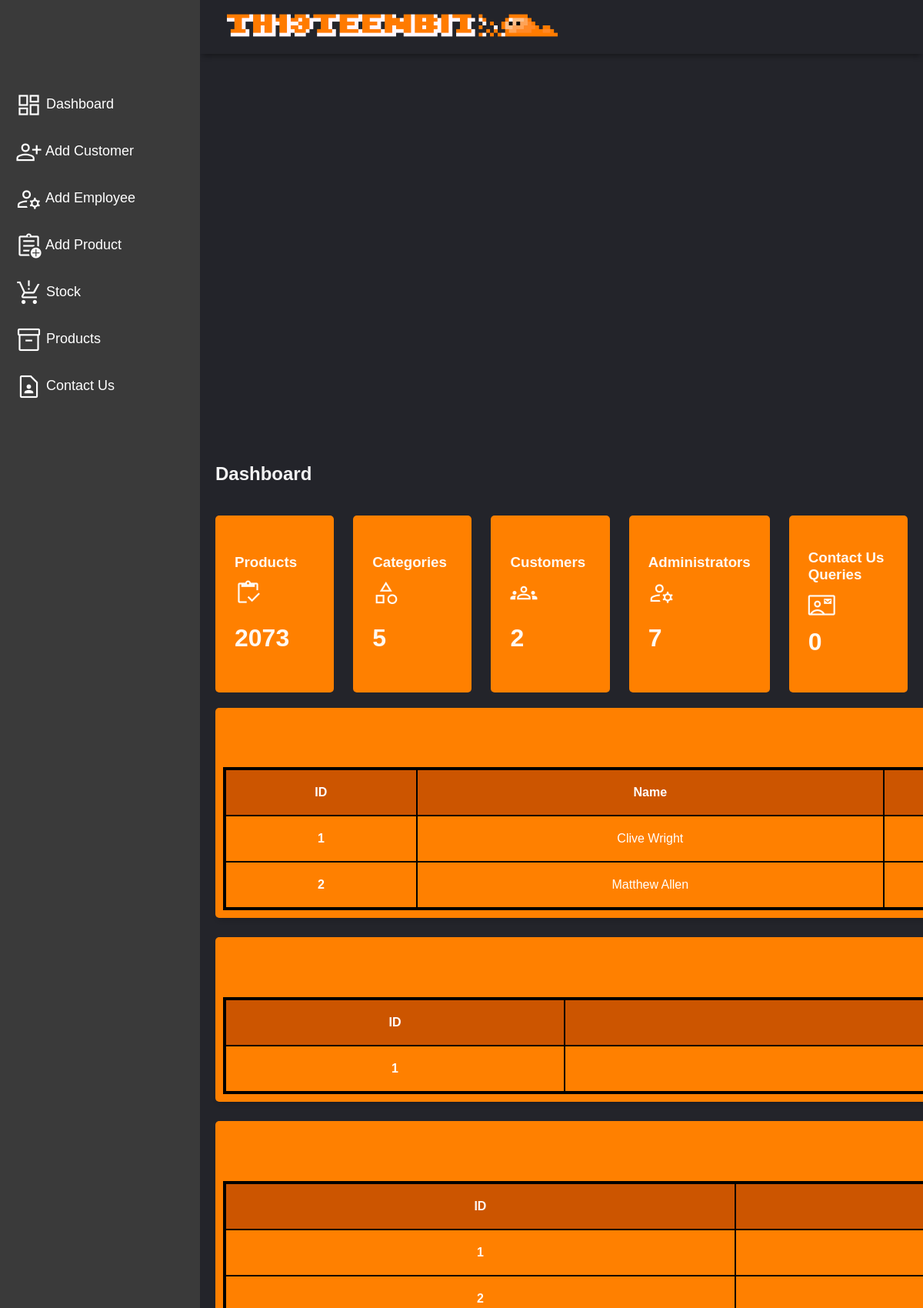
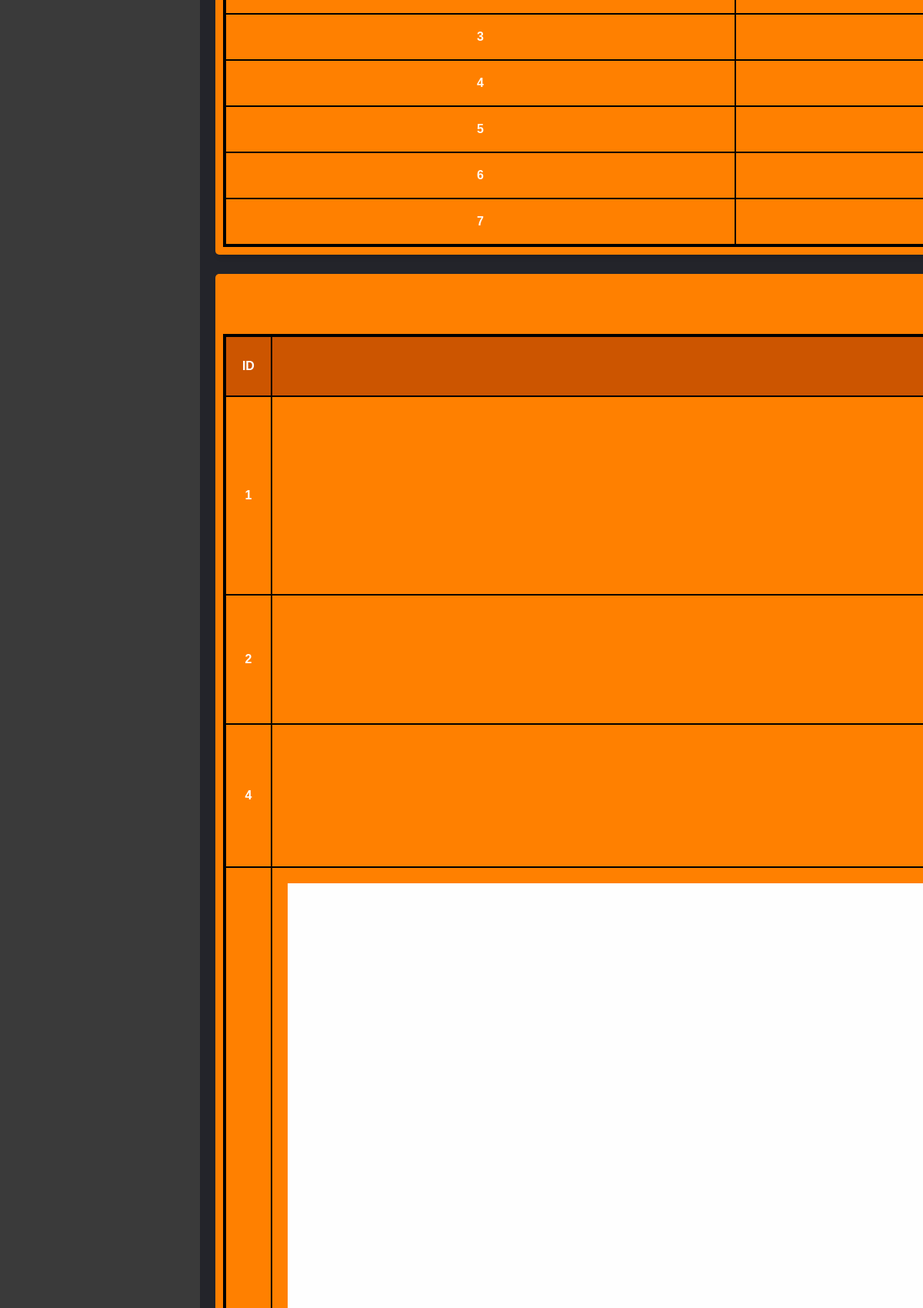
Page /Public/front-End/PHP/employeePage.php (upper part) on the committed database (2 pictures, top to bottom).
### tables this page shows
CREATE TABLE `customer_details` (
  `id` int(11) NOT NULL,
  `name` varchar(30) NOT NULL,
  `email` varchar(50) NOT NULL,
  `password` varchar(20) NOT NULL,
  `birth` date NOT NULL,
  `housenumber` int(2) NOT NULL,
  `streetname` varchar(100) NOT NULL,
  `townname` varchar(100) NOT NULL,
  `postcode` varchar(9) NOT NULL
);

CREATE TABLE `customer_orders` (
  `id` int(11) NOT NULL,
  `order_number` int(5) NOT NULL,
  `name` varchar(30) DEFAULT NULL,
  `product` varchar(30) DEFAULT NULL,
  `quantity` int(2) DEFAULT NULL
);

CREATE TABLE `products` (
  `id` int(11) NOT NULL,
  `name` varchar(50) DEFAULT NULL,
  `description` varchar(3000) NOT NULL,
  `price` decimal(10,0) NOT NULL,
  `quantity` int(5) DEFAULT NULL,
  `image_file` varchar(3000) NOT NULL,
  `total` varchar(1000) DEFAULT NULL,
  `key_value` int(10) NOT NULL
);

### Public/front-End/PHP/employeePage.php (the view, shortened to what this page needs)
<?php
include("databaseConnect.php");
?>
<!DOCTYPE html>
<html lang="en">
    <head>
        <link rel="stylesheet" href="https://cdnjs.cloudflare.com/ajax/libs/font-awesome/4.7.0/css/font-awesome.min.css">
        <link href="https://fonts.bunny.net/css2?family=Nunito:wght@400;600;700&display=swap" rel="stylesheet">
        <link rel="stylesheet" href="../CSS/employee.css">
    </head>
    <body>
        <div class="grid-container">
            <?php include_once "adminHeader.php"?>
            <?php include_once "adminSidebar.php"?>
            <main class="main-container">
                <div class="main-title">
                    <h2>Dashboard</h2>
                </div>
                <div class="main-cards">
                    <div class="card">
                        <div class="card-inner">
                            <h3>Products</h3>
                            <span class="material-symbols-outlined">
                            </span>
                        </div>
                        <h1 class="card-inner-text ">
                            <?php
                                $sql = "SELECT SUM(quantity) AS total_quantity FROM products";
                                $result = mysqli_query($con,$sql);
                                if($result) {
                                    while ($row = mysqli_fetch_assoc($result)) {
                                        $quantity = $row['total_quantity'];
                                        echo $quantity;
                                    }
                                }
                            ?>
                        </h1>
                    </div>
                    <div class="card">
                        <div class="card-inner">
                            <h3>Categories</h3>
                            <span class="material-symbols-outlined">
                            </span>
                        </div>
                        <h1 class="card-inner-text">
                            <?php
                            $sql = "SELECT COUNT(id) AS max_id FROM categories";
                            $result = mysqli_query($con,$sql);
                            if($result) {
                                while ($row = mysqli_fetch_assoc($result)) {
                                    $maxid = $row['max_id'];
                                    echo $maxid;
                                }
                            }
                            ?>
                        </h1>
                    </div>
                    <div class="card">
                        <div class="card-inner">
                            <h3>Customers</h3>
                            <span class="material-symbols-outlined">
                            </span>
                        </div>
                        <h1 class="card-inner-text">
                        <?php
                            $sql = "SELECT COUNT(id) AS max_id FROM customer_details";
                            $result = mysqli_query($con,$sql);
                            if($result) {
                                while ($row = mysqli_fetch_assoc($result)) {
                                    $maxid = $row['max_id'];
                                    echo $maxid;
                                }
                            }
                            ?>
                        </h1>
                    </div>
                    <div class="card">
                        <div class="card-inner">
                            <h3>Administrators</h3>
                            <span class="material-symbols-outlined">
                            </span>
                        </div>
                        <h1 class="card-inner-text">
                        <?php
                            $sql = "SELECT COUNT(id) AS max_id FROM admin";
                            $result = mysqli_query($con,$sql);
                            if($result) {
                                while ($row = mysqli_fetch_assoc($result)) {
                                    $maxid = $row['max_id'];
                                    echo $maxid;
                                }
                            }
                            ?>
                        </h1>
                    </div>
                    <div class="card">
                        <div class="card-inner">
                            <h3>Contact Us Queries</h3>
                            <span class="material-symbols-outlined">
                            </span>
                            <h1 class="card-inner-text">
                                <?php
                                    $sql = "SELECT COUNT(id) AS max_id FROM message";
                                    $result = mysqli_query($con,$sql);
                                    if($result) {
                                        while ($row = mysqli_fetch_assoc($result)) {
                                            $maxid = $row['max_id'];
                                            echo $maxid;
                                        }
                                    }
                                ?>
                            </h1>
                        </div>
                    </div>
                </div>
                <div class="main-tables">
                    <div class="customers">
                        <div class="customer-table">
                            <h2 class="customer-title">
                            </h2>
                            <table>
                                <thead>
                                    <tr>
                                        <th scope="col">ID</th>
                                        <th scope="col">Name</th>
                                        <th scope="col">Email</th>
                                    </tr>
                                </thead>
                                <tbody>
                                    <?php
                                    $sql = "SELECT * from `customer_details`";
                                    $result = mysqli_query($con, $sql);
                                    if ($result) {
                                        while ($row = mysqli_fetch_assoc($result)){
                                            $id = $row['id'];
                                            $name = $row['name'];
                                            $email = $row['email'];
                                            $password = $row['password'];
                                            $birth = $row['birth'];
                                            $housenumber = $row['housenumber'];
                                            $street = $row['streetname'];
                                            $town = $row['townname'];
                                            $postcode = $row['postcode'];
                                            echo '
                                            <tr>
                                                <th scope="row">' . $id . '</th>
                                                <td>' . $name . '</td>
                                                <td>' . $email . '</td>
                                                <td>' . $password . '</td>
                                                <td>' . $birth . '</td>
                                                <td>' . $housenumber . '</td>
                                                <td>' . $street . '</td>
                                                <td>' . $town . '</td>
                                                <td>' . $postcode .'</td>
                                            </tr>'
                                            ;
                                        }
                                    }
                                    ?>
                                </tbody>
                            </table>
                        </div>
                    </div>
                    <div class="customerOrders">
                        <div class="customerOrders-table">
                            <h2 class="customerOrders-title">
                            </h2>
                            <table>
                                    <thead>
                                        <tr>
                                            <th scope="col">ID</th>
                                            <th scope="col">Order Number</th>
                                        </tr>
                                    </thead>
                                    <?php
                                        $sql = "SELECT * from `customer_orders`";
                                        $result = mysqli_query($con, $sql);
                                        if ($result) {
                                            while ($row = mysqli_fetch_assoc($result)){
                                                $id = $row['id'];
                                                $username = $row['order_number'];
                                                $adminkey = $row['name'];
                                                $product = $row['product'];
                                                $quantity = $row['quantity'];
                                                echo '
                                                <tr>
                                                    <th scope="row">' . $id . '</th>
                                                    <td>' . $username . '</td>
                                                    <td>' . $adminkey . '</td>
                                                    <td>' . $product . '</td>
                                                    <td>' . $quantity . '</td>
                                                </tr>'
                                                ;
                                            }
                                        }
                                    ?>
                                </table>
                        </div>
                    </div>
                    <d class="admin">
                        <d class="admin-table">
                            <h2 class="admin-title">
                            </h2>
                            <table>
                                <thead>
                                    <tr>
                                        <th scope="col">ID</th>
                                        <th scope="col">Name</th>
                                    </tr>
                                </thead>
                                <?php
                                    $sql = "SELECT * from `admin`";
                                    $result = mysqli_query($con, $sql);
                                    if ($result) {
                                        while ($row = mysqli_fetch_assoc($result)){
                                            $id = $row['id'];
                                            $username = $row['username'];
                                            $adminkey = $row['adminkey'];
                                            $password = $row['password'];
                                            echo '
                                            <tr>
                                                <th scope="row">' . $id . '</th>
                                                <td>' . $username . '</td>
                                                <td>' . $adminkey . '</td>
                                                <td>' . $password . '</td>
                                            </tr>'
                                            ;
                                        }
                                    }
                                ?>
                            </table>
                        </d>
                    </d>
                    <d class="product">
                        <d class="product-table">
                            <h2 class="product-title">
                            </h2>
                            <table>
                                <thead>
                                    <tr>
                                        <th scope="col">ID</th>
                                        <th scope="col">Image</th>
                                    </tr>
                                </thead>
                                <?php
                                    $sql = "SELECT * from `products`";
                                    $result = mysqli_query($con, $sql);
                                    if ($result) {
                                        while ($row = mysqli_fetch_assoc($result)){
                                            $id = $row['id'];
                                            $image = $row['image_file'];
                                            $name = $row['name'];
                                            $description = $row['description'];
                                            $price = $row['price'];
                                            $password = $row['quantity'];
                                            $total = $row['total'];
                                            $keyvalue = $row['key_value'];
                                            echo '
                                            <tr>
                                                <th scope="row">' . $id . '</th>
                                                <td> <img src="images/' . $image . '"/></td>
                                                <td>' . $name . '</td>
                                                <td>' . $description . '</td>
                                                <td>' . $price . '</td>
                                                <td>' . $password . '</td>
                                                <td>' . $total . '</td>
                                                <td>' . $keyvalue . '</td>
                                                <td>' .'</td>
                                            </tr>';
                                        }
                                    }
                                ?>
                            </table>
                        </d>
                    </d>
                </div>
            </main>
        </div>
    </body>
</html>

### rows in the picture
customer_details: id "1", name "Clive Wright"
customer_details: id "2", name "Matthew Allen"
customer_orders: id "1"
products: id "1"
products: id "2"
products: id "4"
products: image_file (picture)

### other values in the picture
$quantity "2073"
$maxid "5"
$maxid "2"
$maxid "7"
$maxid "0"
$id "1"
$id "2"
$id "3"
$id "4"
$id "5"
$id "6"
$id "7"
